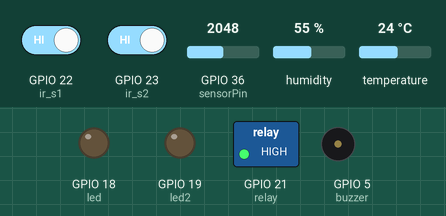
Simulated run of this sketch. Board: ESP32. Shown: switched loads named in the sketch (green lamp = pin HIGH), output pins drawn as LEDs (lit = HIGH), buzzer (waves = sounding, pin HIGH). Inputs (shaded band) come from the test bench; at power-on: temperature 24 °C, GPIO 36 (sensorPin) = 2048, GPIO 22 (ir_s1) HIGH, GPIO 23 (ir_s2) HIGH, humidity 55 %. What the sketch prints to the serial monitor is not drawn.

Above: at 1.2 s.
1.3 s: temperature set to 28 °C
3.3 s: temperature set to 31 °C
At 4.6 s:
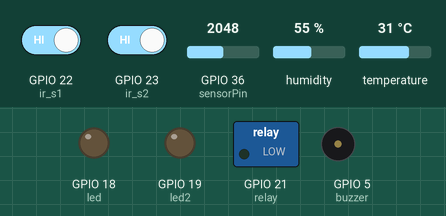
9.3 s: GPIO 36 (sensorPin) set to 2939
15.3 s: GPIO 36 (sensorPin) set to 3026
At 20.5 s:
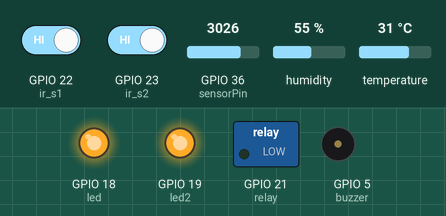
20.8 s: GPIO 22 (ir_s1) driven LOW
25.8 s: GPIO 23 (ir_s2) driven LOW
At 29.7 s:
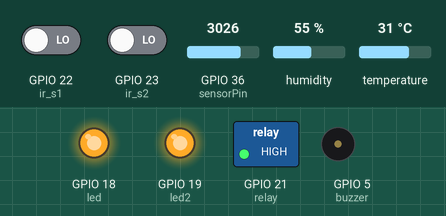
At 35.3 s:
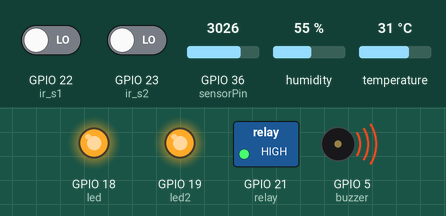
Timing chart, 0 to 41.9 s (numbered marks = the images above; inputs shaded):
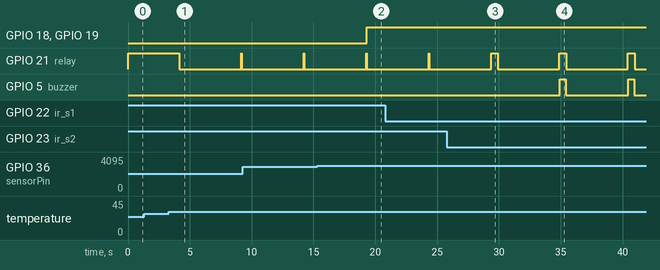

The sketch:

UAS_IoT_Apps.ino
```cpp
#define BLYNK_PRINT Serial
#define BLYNK_TEMPLATE_ID "TMPLn5qV7oU1"
#define BLYNK_TEMPLATE_NAME "Quickstart Template"
#define BLYNK_AUTH_TOKEN "-BF9of1uu60nxcXNvkp0BvG0RVliohMB"
#include "DHT.h"
#include <WiFi.h>
#include <BlynkSimpleEsp32.h>

// Replace with your network credentials
const char* ssid = "Mahasiswa Pradita";
const char* password = "";

// Replace with your Blynk auth token
char auth[] = "-BF9of1uu60nxcXNvkp0BvG0RVliohMB";

// Deklarasi variabel
int timer1;
int timer2;
float Time;
int flag1 = 0;
int flag2 = 0;
float distance = 19.0;
int speed;
int ir_s1 = 22;
int ir_s2 = 23;
int led = 18;
int led2 = 19;
int buzzer = 5;
int sensorPin = 36;
int relay = 21;
int dhtpin =  17;
int DHTTYPE = DHT11;
int max_speed = 20;
int powerMode;

DHT dht(dhtpin, DHTTYPE);

// Define a timer object to read the load cell data and update the Blynk app
BlynkTimer timer;

// Menampilkan kecepatan
// BLYNK_WRITE(V8) {
//   Serial.println(param.asInt());
//   max_speed = param.asInt();
// }

// BLYNK_WRITE(V0) {
//   powerMode = param.asInt();
// }

void setup() {
  Serial.begin(9600);

  // // Connect to Wi-Fi network
  // WiFi.begin(ssid, password);
  // Serial.println("Connecting to Wi-Fi");

  // while (WiFi.status() != WL_CONNECTED) {
  //   delay(1000);
  //   Serial.println("Connecting...");
  // }

  // Serial.println("Connected to Wi-Fi");

  // Connect to Blynk
  // Blynk.config(auth);
  // if(Blynk.connect()){
  //   Serial.println("Connected to Blynk");
  // } else {
  //   Serial.println("Failed to connect to Blynk");
  // }

  pinMode(ir_s1, INPUT);
  pinMode(ir_s2, INPUT);
  pinMode(buzzer, OUTPUT);
  pinMode(led, OUTPUT);
  pinMode(led2, OUTPUT);
  pinMode(relay, OUTPUT);

  Serial.println("DHTxx test!");
  dht.begin();

  // Call the readWeight function every 1 second
  timer.setInterval(0L, readSensor);
}

void loop() {
  // Run the Blynk event loop
  // Blynk.run();

  // Run the timer loop
  timer.run();

  // if (powerMode == 1) {
  //   timer.run();
  // } else if (powerMode == 0) {
  //   digitalWrite(relay, HIGH);
  //   Serial.println("Tidak Berjalan");
  // }
}

void readSensor() {
  digitalWrite(relay, HIGH);
  // Membaca nilai sensor cahaya
  int sensorValue = analogRead(sensorPin);
  Serial.print("Sensor Value: ");
  Serial.println(sensorValue);

  // Mengubah nilai sensor menjadi string
  String sensorString = String(sensorValue);

  // Menggabungkan string
  String nilai_sensor_cahaya = sensorString + " Lm";

  // Mengubah nilai sensor menjadi string
  String speedString = String(speed);

  // Menggabungkan string
  String nilai_sensor_speed;

  // Membaca nilai sensor suhu dan kelembaban
  float humidity = dht.readHumidity();
  float temperature = dht.readTemperature();

  // Jika output digital dari sensor LOW (cahaya gelap)
  if (sensorValue > 3000) {
    // digitalWrite(relay, LOW);
    digitalWrite(led, HIGH);
    digitalWrite(led2, HIGH);
  } else {
    // digitalWrite(relay, HIGH);
    digitalWrite(led, LOW);
    digitalWrite(led2, LOW);
  }

  // Jika gagal membaca dari sensor DHT
  if (isnan(humidity) || isnan(temperature)) {
    Serial.println("Failed to read from DHT sensor!");
    return;
  }

  // Jika suhu >= 30 derajat
  if(temperature >= 30.0){
    digitalWrite(relay, LOW);
    Blynk.virtualWrite(V7, "ON");
    delay(5000);
    digitalWrite(relay, HIGH);
  } else {
    digitalWrite(relay, HIGH);
    Blynk.virtualWrite(V7, "OFF");
  }

  // Menghitung kecepatan
  if(digitalRead(ir_s1) == LOW && flag1==0) {
    timer1 = millis();
    flag1=1;
  }
  if(digitalRead(ir_s2) == LOW && flag2==0) {
    timer2 = millis();
    flag2=1;
  }
  if (flag1==1 && flag2==1) {
    if(timer1 > timer2) {
      Time = timer1 - timer2;
    } else if(timer2 > timer1) {
      Time = timer2 - timer1;
    }
    Time = Time / 1000;
    speed = (distance / Time) * 3.6;
  }

  // Menampilkan suhu dan kelembaban
  Serial.print("Max Speed:");
  Serial.println(max_speed);
  Serial.print("Humidity: ");
  Serial.print(humidity);
  Serial.print(" %\t");
  Serial.print("Temperature: ");
  Serial.print(temperature);
  Serial.println(" °C");

  if(speed == 0) {
    if(flag1 == 0 && flag2 == 0) {
      Serial.println("No car detected");
    } else {
      Serial.println("Searching...");
    }
  } else {
    Serial.println("Speed:");
    Serial.print(speed);
    Serial.print(" Km/Hr  ");

  // Mengubah nilai sensor menjadi string
  String speedString = String(speed);

  // Menggabungkan string
  nilai_sensor_speed = speedString + " Km/Hr";

    if(speed > max_speed) {
      digitalWrite(buzzer, HIGH);
    } else {
      digitalWrite(buzzer, LOW);
    }
    delay(500);
    digitalWrite(buzzer, LOW);
    speed = 0;
    flag1 = 0;
    flag2 = 0;
  }

  Blynk.virtualWrite(V4, temperature);
  Blynk.virtualWrite(V5, nilai_sensor_cahaya);
  Blynk.virtualWrite(V6, nilai_sensor_speed);
}
```

Measured:
- the behaviour switches between 29 and 30 °C on temperature (found by bisection; images 0 and 1)
- the behaviour switches between 3000 and 3001 on GPIO 36 (sensorPin) (found by bisection; images 1 and 2)
- after the input at 1.3 s, every drawn part: stays the same
- after the input at 3.3 s, GPIO 21 (relay): HIGH → LOW after 0.85 s, → HIGH 5.0 s later, → LOW 0.05 s later
- after the input at 15.3 s, GPIO 18 (led), GPIO 19 (led2): LOW → HIGH after 4.0 s
- after the input at 25.8 s, GPIO 5 (buzzer): alternates HIGH for 0.50 s and LOW for 5.0 s, starting after 9.1 s
